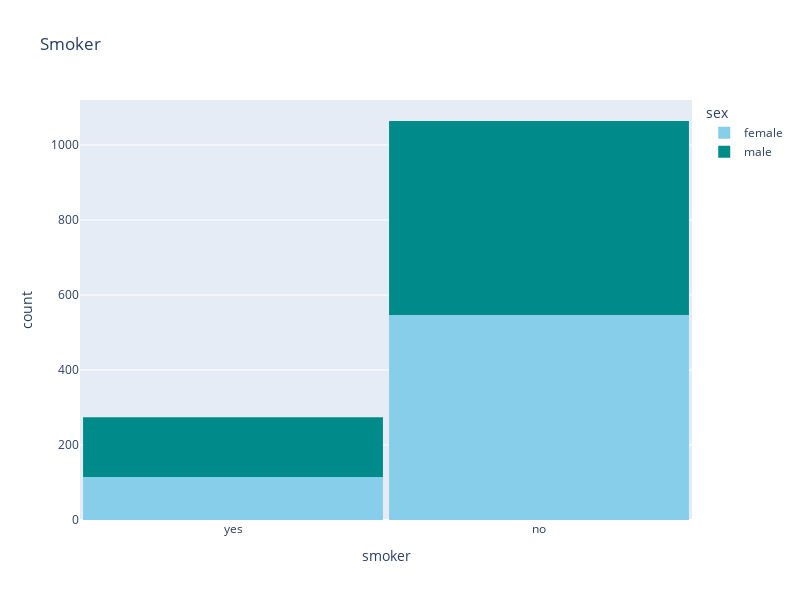

Write notebook code for a chart like this one.
### Code cell
fig = px.histogram(df, x='smoker', 
            color='sex',
            color_discrete_sequence=['skyblue', 'darkcyan'],
            title='Smoker')
fig.update_layout(width=800, height=600, bargap=0.02)
fig.show()

### Figure 1 — Plotly figure (JSON) as saved in the notebook; plotly's stock layout.template omitted (floating-point values rounded to 4 significant figures; data arrays with more than 128 entries replaced by an {"elided": "..."} marker saying what was removed)
{"data": [{"alignmentgroup": "True", "bingroup": "x", "hovertemplate": "sex=female<br>smoker=%{x}<br>count=%{y}<extra></extra>", "legendgroup": "female", "marker": {"color": "skyblue", "pattern": {"shape": ""}}, "name": "female", "offsetgroup": "female", "orientation": "v", "showlegend": true, "type": "histogram", "x": {"elided": "662 str values"}, "xaxis": "x", "yaxis": "y"}, {"alignmentgroup": "True", "bingroup": "x", "hovertemplate": "sex=male<br>smoker=%{x}<br>count=%{y}<extra></extra>", "legendgroup": "male", "marker": {"color": "darkcyan", "pattern": {"shape": ""}}, "name": "male", "offsetgroup": "male", "orientation": "v", "showlegend": true, "type": "histogram", "x": {"elided": "676 str values"}, "xaxis": "x", "yaxis": "y"}], "layout": {"bargap": 0.02, "barmode": "relative", "height": 600, "legend": {"title": {"text": "sex"}, "tracegroupgap": 0}, "title": {"text": "Smoker"}, "width": 800, "xaxis": {"anchor": "y", "domain": [0, 1], "title": {"text": "smoker"}}, "yaxis": {"anchor": "x", "domain": [0, 1], "title": {"text": "count"}}}}
